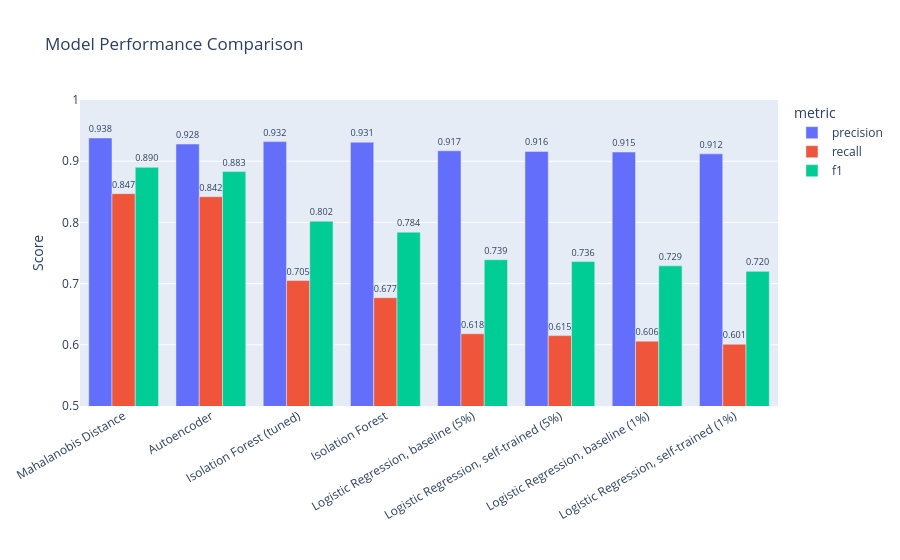

The notebook cell this image was saved under:
### Code cell
df["label"] = df.apply(
    lambda r: r["model"] if r["labels"] == "None" else f"{r['model']} ({r['labels']})",
    axis=1,
)

long_df = df.melt(
    id_vars=["rank", "label", "model", "type", "labels"],
    value_vars=["precision", "recall", "f1"],
    var_name="metric",
    value_name="score",
)

fig = px.bar(
    long_df,
    x="label",
    y="score",
    color="metric",
    barmode="group",
    hover_data=["rank", "model", "type", "labels"],
    text="score",
    category_orders={"label": df.sort_values("rank")["label"].tolist()},
    title="Model Performance Comparison",
)
fig.update_traces(texttemplate="%{text:.3f}", textposition="outside")
fig.update_layout(yaxis_range=[0.5, 1.0], xaxis_title="", yaxis_title="Score", xaxis_tickangle=-30)
fig.show()

### Figure 1 — Plotly figure (JSON) as saved in the notebook; plotly's stock layout.template omitted (floating-point values rounded to 4 significant figures)
{"data": [{"alignmentgroup": "True", "customdata": [[1, "Mahalanobis Distance", "Anomaly detector", "None"], [2, "Autoencoder", "Anomaly detector", "None"], [3, "Isolation Forest (tuned)", "Anomaly detector", "None"], [4, "Isolation Forest", "Anomaly detector", "None"], [5, "Logistic Regression, baseline", "Supervised", "5%"], [6, "Logistic Regression, self-trained", "Semi-supervised", "5%"], [7, "Logistic Regression, baseline", "Supervised", "1%"], [8, "Logistic Regression, self-trained", "Semi-supervised", "1%"]], "hovertemplate": "metric=precision<br>label=%{x}<br>score=%{text}<br>rank=%{customdata[0]}<br>model=%{customdata[1]}<br>type=%{customdata[2]}<br>labels=%{customdata[3]}<extra></extra>", "legendgroup": "precision", "marker": {"color": "#636efa", "pattern": {"shape": ""}}, "name": "precision", "offsetgroup": "precision", "orientation": "v", "showlegend": true, "text": [0.938, 0.928, 0.932, 0.931, 0.917, 0.916, 0.915, 0.912], "textposition": "outside", "texttemplate": "%{text:.3f}", "type": "bar", "x": ["Mahalanobis Distance", "Autoencoder", "Isolation Forest (tuned)", "Isolation Forest", "Logistic Regression, baseline (5%)", "Logistic Regression, self-trained (5%)", "Logistic Regression, baseline (1%)", "Logistic Regression, self-trained (1%)"], "xaxis": "x", "y": [0.938, 0.928, 0.932, 0.931, 0.917, 0.916, 0.915, 0.912], "yaxis": "y"}, {"alignmentgroup": "True", "customdata": [[1, "Mahalanobis Distance", "Anomaly detector", "None"], [2, "Autoencoder", "Anomaly detector", "None"], [3, "Isolation Forest (tuned)", "Anomaly detector", "None"], [4, "Isolation Forest", "Anomaly detector", "None"], [5, "Logistic Regression, baseline", "Supervised", "5%"], [6, "Logistic Regression, self-trained", "Semi-supervised", "5%"], [7, "Logistic Regression, baseline", "Supervised", "1%"], [8, "Logistic Regression, self-trained", "Semi-supervised", "1%"]], "hovertemplate": "metric=recall<br>label=%{x}<br>score=%{text}<br>rank=%{customdata[0]}<br>model=%{customdata[1]}<br>type=%{customdata[2]}<br>labels=%{customdata[3]}<extra></extra>", "legendgroup": "recall", "marker": {"color": "#EF553B", "pattern": {"shape": ""}}, "name": "recall", "offsetgroup": "recall", "orientation": "v", "showlegend": true, "text": [0.847, 0.842, 0.705, 0.677, 0.618, 0.615, 0.606, 0.601], "textposition": "outside", "texttemplate": "%{text:.3f}", "type": "bar", "x": ["Mahalanobis Distance", "Autoencoder", "Isolation Forest (tuned)", "Isolation Forest", "Logistic Regression, baseline (5%)", "Logistic Regression, self-trained (5%)", "Logistic Regression, baseline (1%)", "Logistic Regression, self-trained (1%)"], "xaxis": "x", "y": [0.847, 0.842, 0.705, 0.677, 0.618, 0.615, 0.606, 0.601], "yaxis": "y"}, {"alignmentgroup": "True", "customdata": [[1, "Mahalanobis Distance", "Anomaly detector", "None"], [2, "Autoencoder", "Anomaly detector", "None"], [3, "Isolation Forest (tuned)", "Anomaly detector", "None"], [4, "Isolation Forest", "Anomaly detector", "None"], [5, "Logistic Regression, baseline", "Supervised", "5%"], [6, "Logistic Regression, self-trained", "Semi-supervised", "5%"], [7, "Logistic Regression, baseline", "Supervised", "1%"], [8, "Logistic Regression, self-trained", "Semi-supervised", "1%"]], "hovertemplate": "metric=f1<br>label=%{x}<br>score=%{text}<br>rank=%{customdata[0]}<br>model=%{customdata[1]}<br>type=%{customdata[2]}<br>labels=%{customdata[3]}<extra></extra>", "legendgroup": "f1", "marker": {"color": "#00cc96", "pattern": {"shape": ""}}, "name": "f1", "offsetgroup": "f1", "orientation": "v", "showlegend": true, "text": [0.89, 0.883, 0.802, 0.784, 0.739, 0.736, 0.729, 0.72], "textposition": "outside", "texttemplate": "%{text:.3f}", "type": "bar", "x": ["Mahalanobis Distance", "Autoencoder", "Isolation Forest (tuned)", "Isolation Forest", "Logistic Regression, baseline (5%)", "Logistic Regression, self-trained (5%)", "Logistic Regression, baseline (1%)", "Logistic Regression, self-trained (1%)"], "xaxis": "x", "y": [0.89, 0.883, 0.802, 0.784, 0.739, 0.736, 0.729, 0.72], "yaxis": "y"}], "layout": {"barmode": "group", "legend": {"title": {"text": "metric"}, "tracegroupgap": 0}, "title": {"text": "Model Performance Comparison"}, "xaxis": {"anchor": "y", "categoryarray": ["Mahalanobis Distance", "Autoencoder", "Isolation Forest (tuned)", "Isolation Forest", "Logistic Regression, baseline (5%)", "Logistic Regression, self-trained (5%)", "Logistic Regression, baseline (1%)", "Logistic Regression, self-trained (1%)"], "categoryorder": "array", "domain": [0, 1], "tickangle": -30, "title": {"text": ""}}, "yaxis": {"anchor": "x", "domain": [0, 1], "range": [0.5, 1], "title": {"text": "Score"}}}}
